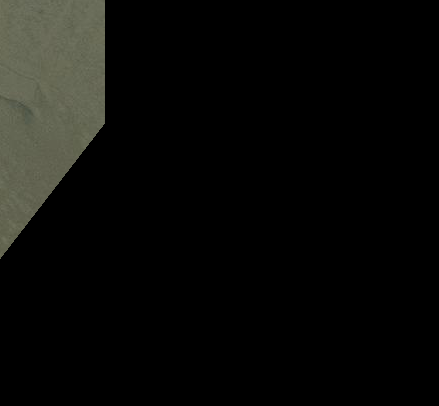
#> input picture spacenet/utilities/data/AOI_0_TEST/3band/3band_013022223130_Public_img1.tif, 439 x 406 px
$ python filter-w-hist.py --input_dir ../data/AOI_0_TEST/3band --zero-threshold ../data/AOI_0_TEST/3band/3band_013022223130_Public_img1.tif   (Python 2 division)
#> lines starting #> are read from the running program, lines starting #| are printed output that depends on the picture
#! /usr/bin/env python

import cv2
import numpy as np
from matplotlib import pyplot as plt
from pudb import set_trace
from os import listdir
from os.path import isfile, join
from argparse import ArgumentParser

def zero_intensity_percent(img_path):
    img = cv2.imread(img_path)
#> img is the input picture: shape (406, 439, 3); mean B, G, R 9.5, 11.7, 11.4
    color = ('r', 'b', 'g')
    zero_intensity_percent = [0,0,0]
    for i, c in enumerate(color):
        histr = cv2.calcHist([img], [i], None, [256], [0,256])
        zero_intensity_percent[i] = histr[0]/sum(histr) * 100
        plt.plot(histr, color=c)
        plt.xlim([0,256])
#> after the loop, zero_intensity_percent = [[88.73], [88.73], [88.73]]

    return np.mean(zero_intensity_percent)

def get_parameters():
    parser = ArgumentParser()
    parser.add_argument("-d", "--input_dir", dest="input_dir",
                         help="input directory containing the images", required=True)
    parser.add_argument("-t", "--zero-threshold", dest="z_threshold",
                         help="Threshold below which image will be accepted for training",
                        required=True)
    args = parser.parse_args()
    return args.input_dir, args.z_threshold


in_dir, z_threshold = get_parameters()

f_list = [join(in_dir, f) for f in listdir(in_dir) if isfile(join(in_dir, f))]

for i, f in enumerate(f_list):
    print 'File:{}, Image # {}, Pitch dark: {}%'.format(f, i, zero_intensity_percent(f))
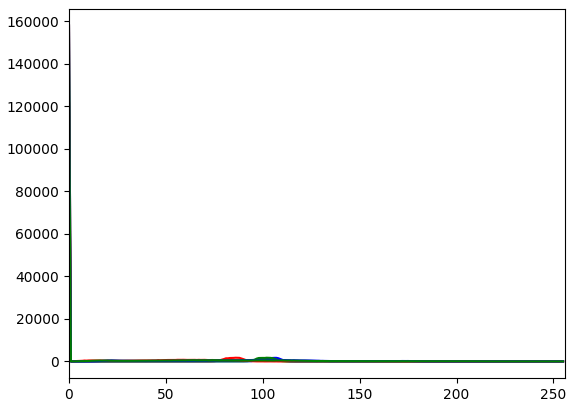
#> figure drawn by matplotlib, 1 panel; curve peaks at x = 0, y = 158148; curve peaks at x = 0, y = 158148; curve peaks at x = 0, y = 158148
